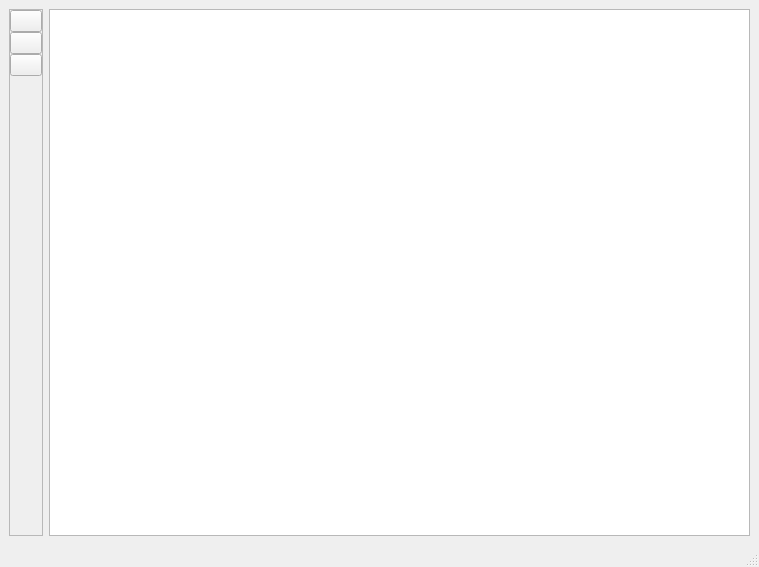
<?xml version="1.0" encoding="UTF-8"?>
<ui version="4.0">
 <class>MainWindow</class>
 <widget class="QMainWindow" name="MainWindow">
  <property name="geometry">
   <rect>
    <x>0</x>
    <y>0</y>
    <width>759</width>
    <height>567</height>
   </rect>
  </property>
  <property name="windowTitle">
   <string>MainWindow</string>
  </property>
  <widget class="QWidget" name="centralwidget">
   <layout class="QHBoxLayout" name="horizontalLayout">
    <item>
     <widget class="QFrame" name="frame">
      <property name="minimumSize">
       <size>
        <width>0</width>
        <height>0</height>
       </size>
      </property>
      <property name="frameShape">
       <enum>QFrame::StyledPanel</enum>
      </property>
      <property name="frameShadow">
       <enum>QFrame::Sunken</enum>
      </property>
      <property name="lineWidth">
       <number>3</number>
      </property>
      <layout class="QVBoxLayout" name="verticalLayout_2">
       <property name="spacing">
        <number>0</number>
       </property>
       <property name="sizeConstraint">
        <enum>QLayout::SetMinimumSize</enum>
       </property>
       <property name="leftMargin">
        <number>0</number>
       </property>
       <property name="topMargin">
        <number>0</number>
       </property>
       <property name="rightMargin">
        <number>0</number>
       </property>
       <item>
        <widget class="QPushButton" name="pushButton_2">
         <property name="maximumSize">
          <size>
           <width>32</width>
           <height>32</height>
          </size>
         </property>
         <property name="text">
          <string/>
         </property>
         <property name="icon">
          <iconset resource="../qtsnap/qtsnap.qrc">
           <normaloff>:/pdv_qtlib/zoom.png</normaloff>:/pdv_qtlib/zoom.png</iconset>
         </property>
        </widget>
       </item>
       <item>
        <widget class="QPushButton" name="pushButton_3">
         <property name="maximumSize">
          <size>
           <width>32</width>
           <height>32</height>
          </size>
         </property>
         <property name="text">
          <string/>
         </property>
         <property name="icon">
          <iconset resource="../qtsnap/qtsnap.qrc">
           <normaloff>:/pdv_qtlib/zoom_out.png</normaloff>:/pdv_qtlib/zoom_out.png</iconset>
         </property>
        </widget>
       </item>
       <item>
        <widget class="QPushButton" name="pushButton_6">
         <property name="minimumSize">
          <size>
           <width>32</width>
           <height>0</height>
          </size>
         </property>
         <property name="maximumSize">
          <size>
           <width>32</width>
           <height>32</height>
          </size>
         </property>
         <property name="text">
          <string/>
         </property>
         <property name="icon">
          <iconset resource="../qtsnap/qtsnap.qrc">
           <normaloff>:/pdv_qtlib/contrast.png</normaloff>:/pdv_qtlib/contrast.png</iconset>
         </property>
        </widget>
       </item>
       <item>
        <spacer name="verticalSpacer">
         <property name="orientation">
          <enum>Qt::Vertical</enum>
         </property>
         <property name="sizeHint" stdset="0">
          <size>
           <width>20</width>
           <height>40</height>
          </size>
         </property>
        </spacer>
       </item>
      </layout>
     </widget>
    </item>
    <item>
     <widget class="EdtQtImageView" name="ImageWindow"/>
    </item>
   </layout>
  </widget>
  <widget class="QMenuBar" name="menubar">
   <property name="geometry">
    <rect>
     <x>0</x>
     <y>0</y>
     <width>759</width>
     <height>23</height>
    </rect>
   </property>
  </widget>
  <widget class="QStatusBar" name="statusbar"/>
 </widget>
 <customwidgets>
  <customwidget>
   <class>EdtQtImageView</class>
   <extends>QGraphicsView</extends>
   <header location="global">edtqtimageview.h</header>
  </customwidget>
 </customwidgets>
 <resources>
  <include location="../qtsnap/qtsnap.qrc"/>
 </resources>
 <connections/>
</ui>
